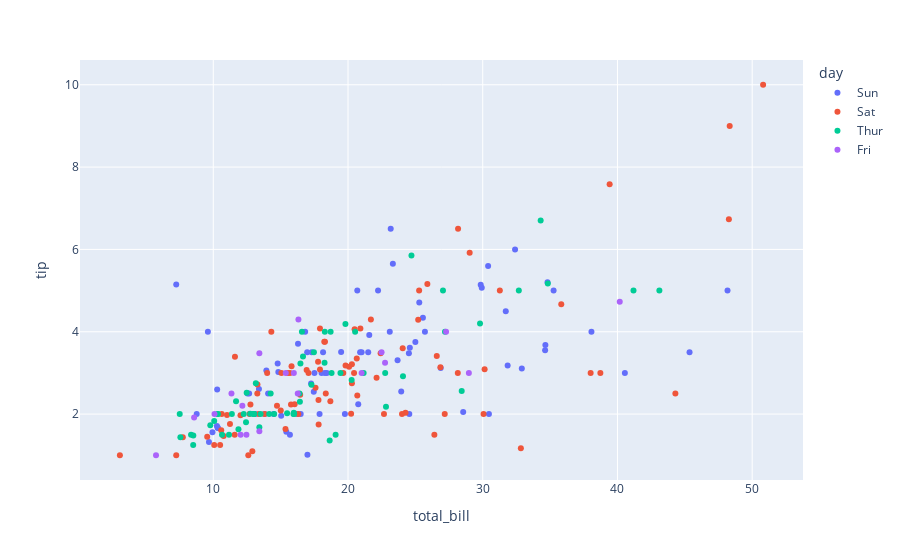

Notebook code cell kept with this figure:
### Code cell
fig = px.scatter(df,x='total_bill',y= 'tip',color ='day')
fig.show()
